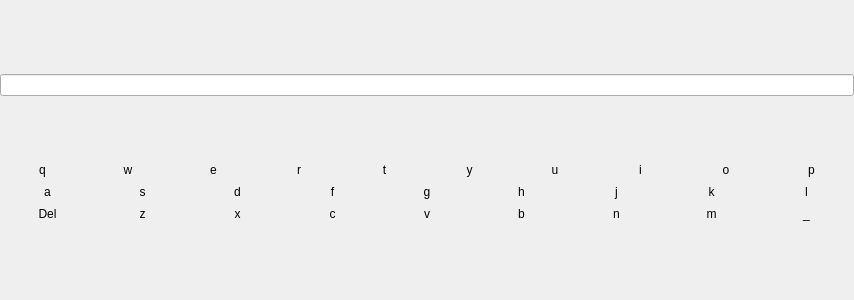
<?xml version="1.0" encoding="UTF-8"?>
<ui version="4.0">
 <class>vkb</class>
 <widget class="QDialog" name="vkb">
  <property name="geometry">
   <rect>
    <x>0</x>
    <y>0</y>
    <width>854</width>
    <height>300</height>
   </rect>
  </property>
  <property name="windowTitle">
   <string/>
  </property>
  <layout class="QVBoxLayout" name="verticalLayout_2">
   <property name="spacing">
    <number>0</number>
   </property>
   <property name="leftMargin">
    <number>0</number>
   </property>
   <property name="rightMargin">
    <number>0</number>
   </property>
   <item>
    <layout class="QHBoxLayout" name="horizontalLayout_2">
     <item>
      <widget class="QLineEdit" name="tBox">
       <property name="readOnly">
        <bool>true</bool>
       </property>
      </widget>
     </item>
    </layout>
   </item>
   <item>
    <layout class="QVBoxLayout" name="verticalLayout">
     <property name="spacing">
      <number>0</number>
     </property>
     <item>
      <layout class="QHBoxLayout" name="horizontalLayout">
       <property name="spacing">
        <number>0</number>
       </property>
       <item>
        <widget class="QPushButton" name="qB">
         <property name="text">
          <string>q</string>
         </property>
         <property name="flat">
          <bool>true</bool>
         </property>
        </widget>
       </item>
       <item>
        <widget class="QPushButton" name="wB">
         <property name="text">
          <string>w</string>
         </property>
         <property name="flat">
          <bool>true</bool>
         </property>
        </widget>
       </item>
       <item>
        <widget class="QPushButton" name="eB">
         <property name="text">
          <string>e</string>
         </property>
         <property name="flat">
          <bool>true</bool>
         </property>
        </widget>
       </item>
       <item>
        <widget class="QPushButton" name="rB">
         <property name="text">
          <string>r</string>
         </property>
         <property name="flat">
          <bool>true</bool>
         </property>
        </widget>
       </item>
       <item>
        <widget class="QPushButton" name="tB">
         <property name="text">
          <string>t</string>
         </property>
         <property name="flat">
          <bool>true</bool>
         </property>
        </widget>
       </item>
       <item>
        <widget class="QPushButton" name="yB">
         <property name="text">
          <string>y</string>
         </property>
         <property name="flat">
          <bool>true</bool>
         </property>
        </widget>
       </item>
       <item>
        <widget class="QPushButton" name="uB">
         <property name="text">
          <string>u</string>
         </property>
         <property name="flat">
          <bool>true</bool>
         </property>
        </widget>
       </item>
       <item>
        <widget class="QPushButton" name="iB">
         <property name="text">
          <string>i</string>
         </property>
         <property name="flat">
          <bool>true</bool>
         </property>
        </widget>
       </item>
       <item>
        <widget class="QPushButton" name="oB">
         <property name="text">
          <string>o</string>
         </property>
         <property name="flat">
          <bool>true</bool>
         </property>
        </widget>
       </item>
       <item>
        <widget class="QPushButton" name="pB">
         <property name="text">
          <string>p</string>
         </property>
         <property name="flat">
          <bool>true</bool>
         </property>
        </widget>
       </item>
      </layout>
     </item>
     <item>
      <layout class="QHBoxLayout" name="horizontalLayout_4">
       <property name="spacing">
        <number>0</number>
       </property>
       <item>
        <widget class="QPushButton" name="aB">
         <property name="text">
          <string>a</string>
         </property>
         <property name="flat">
          <bool>true</bool>
         </property>
        </widget>
       </item>
       <item>
        <widget class="QPushButton" name="sB">
         <property name="text">
          <string>s</string>
         </property>
         <property name="flat">
          <bool>true</bool>
         </property>
        </widget>
       </item>
       <item>
        <widget class="QPushButton" name="dB">
         <property name="text">
          <string>d</string>
         </property>
         <property name="flat">
          <bool>true</bool>
         </property>
        </widget>
       </item>
       <item>
        <widget class="QPushButton" name="fB">
         <property name="text">
          <string>f</string>
         </property>
         <property name="flat">
          <bool>true</bool>
         </property>
        </widget>
       </item>
       <item>
        <widget class="QPushButton" name="gB">
         <property name="text">
          <string>g</string>
         </property>
         <property name="flat">
          <bool>true</bool>
         </property>
        </widget>
       </item>
       <item>
        <widget class="QPushButton" name="hB">
         <property name="text">
          <string>h</string>
         </property>
         <property name="flat">
          <bool>true</bool>
         </property>
        </widget>
       </item>
       <item>
        <widget class="QPushButton" name="jB">
         <property name="text">
          <string>j</string>
         </property>
         <property name="flat">
          <bool>true</bool>
         </property>
        </widget>
       </item>
       <item>
        <widget class="QPushButton" name="kB">
         <property name="text">
          <string>k</string>
         </property>
         <property name="flat">
          <bool>true</bool>
         </property>
        </widget>
       </item>
       <item>
        <widget class="QPushButton" name="lB">
         <property name="text">
          <string>l</string>
         </property>
         <property name="flat">
          <bool>true</bool>
         </property>
        </widget>
       </item>
      </layout>
     </item>
     <item>
      <layout class="QHBoxLayout" name="horizontalLayout_3">
       <property name="spacing">
        <number>0</number>
       </property>
       <item>
        <widget class="QPushButton" name="delB">
         <property name="text">
          <string>Del</string>
         </property>
         <property name="flat">
          <bool>true</bool>
         </property>
        </widget>
       </item>
       <item>
        <widget class="QPushButton" name="zB">
         <property name="text">
          <string>z</string>
         </property>
         <property name="flat">
          <bool>true</bool>
         </property>
        </widget>
       </item>
       <item>
        <widget class="QPushButton" name="xB">
         <property name="text">
          <string>x</string>
         </property>
         <property name="flat">
          <bool>true</bool>
         </property>
        </widget>
       </item>
       <item>
        <widget class="QPushButton" name="cB">
         <property name="text">
          <string>c</string>
         </property>
         <property name="flat">
          <bool>true</bool>
         </property>
        </widget>
       </item>
       <item>
        <widget class="QPushButton" name="vB">
         <property name="text">
          <string>v</string>
         </property>
         <property name="flat">
          <bool>true</bool>
         </property>
        </widget>
       </item>
       <item>
        <widget class="QPushButton" name="bB">
         <property name="text">
          <string>b</string>
         </property>
         <property name="flat">
          <bool>true</bool>
         </property>
        </widget>
       </item>
       <item>
        <widget class="QPushButton" name="nB">
         <property name="text">
          <string>n</string>
         </property>
         <property name="flat">
          <bool>true</bool>
         </property>
        </widget>
       </item>
       <item>
        <widget class="QPushButton" name="mB">
         <property name="text">
          <string>m</string>
         </property>
         <property name="flat">
          <bool>true</bool>
         </property>
        </widget>
       </item>
       <item>
        <widget class="QPushButton" name="spaceB">
         <property name="text">
          <string>_</string>
         </property>
         <property name="flat">
          <bool>true</bool>
         </property>
        </widget>
       </item>
      </layout>
     </item>
    </layout>
   </item>
  </layout>
 </widget>
 <resources/>
 <connections/>
</ui>
